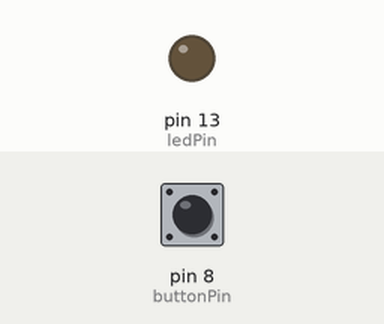
Simulated run of this sketch. Board: Arduino Uno, built with avr-gcc and run on an emulated ATmega328P. Parts: output pins drawn as LEDs (lit = HIGH). The test bench sets the inputs (shaded band); at power-on: pin 8 (buttonPin) LOW.

Above: at 1.2 s.
1.3 s: pin 8 (buttonPin) pulled HIGH for 0.15 s
At 1.37 s:
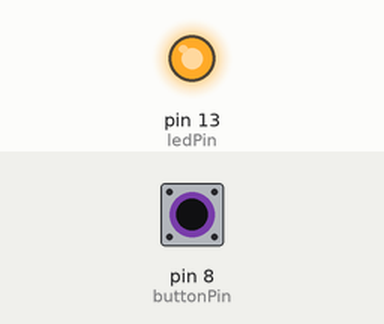
2.9 s: pin 8 (buttonPin) pulled HIGH for 3.2 s
At 7.1 s:
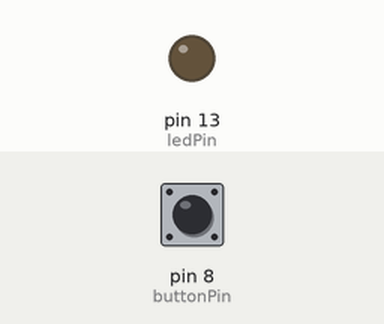
Timing chart, 0 to 8.6 s (numbered marks = the images above; inputs shaded):
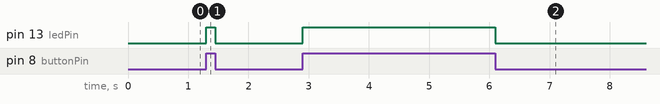

Measured:
- after the input at 1.3 s, pin 13 (ledPin): LOW → HIGH at once, → LOW 0.15 s later
- after the input at 2.9 s, pin 13 (ledPin): LOW → HIGH at once, → LOW 3.2 s later

The sketch:

ex2.ino
```cpp
/*
 João Paulo Ferreira Guimarães
 joao.guimaraes@ifrn.edu.br
 https://jp-guimaraes.github.io/

*/

const int buttonPin = 8;     // pino de entrada (ligar o botão)
const int ledPin =  13;      // Pino de saída (ligar o led)


int buttonState = 0;         // Variável para salvar o estado do botão

void setup() {
  // Inicializa o pino do led como saída
  pinMode(ledPin, OUTPUT);
  // Inicializa o pino do botão como entrada
  pinMode(buttonPin, INPUT);
}

void loop() {
  // le o pino de entrada de forma digital
  buttonState = digitalRead(buttonPin);

  // Se o botão tiver sido pressionado
  if (buttonState == HIGH) {
    // liga o led
    digitalWrite(ledPin, HIGH);
  }
  else {
    // Senão desliga o led
    digitalWrite(ledPin, LOW);
  }
}
```
